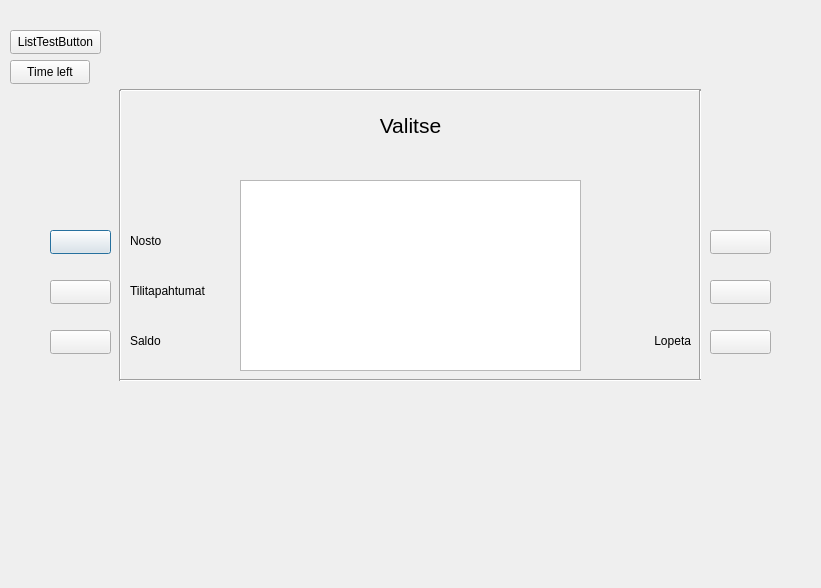
<?xml version="1.0" encoding="UTF-8"?>
<ui version="4.0">
 <class>bankwindow</class>
 <widget class="QDialog" name="bankwindow">
  <property name="geometry">
   <rect>
    <x>0</x>
    <y>0</y>
    <width>821</width>
    <height>588</height>
   </rect>
  </property>
  <property name="windowTitle">
   <string>Dialog</string>
  </property>
  <widget class="QPushButton" name="Button1">
   <property name="geometry">
    <rect>
     <x>50</x>
     <y>230</y>
     <width>61</width>
     <height>24</height>
    </rect>
   </property>
   <property name="text">
    <string/>
   </property>
  </widget>
  <widget class="QPushButton" name="Button2">
   <property name="geometry">
    <rect>
     <x>50</x>
     <y>280</y>
     <width>61</width>
     <height>24</height>
    </rect>
   </property>
   <property name="text">
    <string/>
   </property>
  </widget>
  <widget class="QPushButton" name="Button3">
   <property name="geometry">
    <rect>
     <x>50</x>
     <y>330</y>
     <width>61</width>
     <height>24</height>
    </rect>
   </property>
   <property name="text">
    <string/>
   </property>
  </widget>
  <widget class="QPushButton" name="Button4">
   <property name="geometry">
    <rect>
     <x>710</x>
     <y>230</y>
     <width>61</width>
     <height>24</height>
    </rect>
   </property>
   <property name="text">
    <string/>
   </property>
  </widget>
  <widget class="QPushButton" name="Button5">
   <property name="geometry">
    <rect>
     <x>710</x>
     <y>280</y>
     <width>61</width>
     <height>24</height>
    </rect>
   </property>
   <property name="text">
    <string/>
   </property>
  </widget>
  <widget class="QPushButton" name="Button6">
   <property name="geometry">
    <rect>
     <x>710</x>
     <y>330</y>
     <width>61</width>
     <height>24</height>
    </rect>
   </property>
   <property name="text">
    <string/>
   </property>
  </widget>
  <widget class="QLabel" name="statusLabel">
   <property name="geometry">
    <rect>
     <x>290</x>
     <y>110</y>
     <width>241</width>
     <height>31</height>
    </rect>
   </property>
   <property name="font">
    <font>
     <pointsize>16</pointsize>
    </font>
   </property>
   <property name="text">
    <string>Valitse</string>
   </property>
   <property name="alignment">
    <set>Qt::AlignCenter</set>
   </property>
  </widget>
  <widget class="QWidget" name="verticalLayoutWidget">
   <property name="geometry">
    <rect>
     <x>290</x>
     <y>180</y>
     <width>241</width>
     <height>191</height>
    </rect>
   </property>
   <layout class="QVBoxLayout" name="verticalLayout">
    <item>
     <widget class="QLabel" name="infoLabel1">
      <property name="text">
       <string/>
      </property>
     </widget>
    </item>
    <item>
     <widget class="QLabel" name="infoLabel2">
      <property name="text">
       <string/>
      </property>
     </widget>
    </item>
    <item>
     <widget class="QLabel" name="infoLabel3">
      <property name="text">
       <string/>
      </property>
     </widget>
    </item>
    <item>
     <widget class="QLabel" name="infoLabel4">
      <property name="text">
       <string/>
      </property>
     </widget>
    </item>
    <item>
     <widget class="QLabel" name="infoLabel5">
      <property name="text">
       <string/>
      </property>
     </widget>
    </item>
   </layout>
  </widget>
  <widget class="QLabel" name="buttonLabel1">
   <property name="geometry">
    <rect>
     <x>130</x>
     <y>230</y>
     <width>91</width>
     <height>21</height>
    </rect>
   </property>
   <property name="text">
    <string>Nosto</string>
   </property>
  </widget>
  <widget class="QLabel" name="buttonLabel2">
   <property name="geometry">
    <rect>
     <x>130</x>
     <y>280</y>
     <width>91</width>
     <height>21</height>
    </rect>
   </property>
   <property name="text">
    <string>Tilitapahtumat</string>
   </property>
  </widget>
  <widget class="QLabel" name="buttonLabel3">
   <property name="geometry">
    <rect>
     <x>130</x>
     <y>330</y>
     <width>91</width>
     <height>21</height>
    </rect>
   </property>
   <property name="text">
    <string>Saldo</string>
   </property>
  </widget>
  <widget class="QLabel" name="buttonLabel4">
   <property name="geometry">
    <rect>
     <x>600</x>
     <y>230</y>
     <width>91</width>
     <height>21</height>
    </rect>
   </property>
   <property name="text">
    <string/>
   </property>
   <property name="alignment">
    <set>Qt::AlignRight|Qt::AlignTrailing|Qt::AlignVCenter</set>
   </property>
  </widget>
  <widget class="QLabel" name="buttonLabel5">
   <property name="geometry">
    <rect>
     <x>600</x>
     <y>280</y>
     <width>91</width>
     <height>21</height>
    </rect>
   </property>
   <property name="text">
    <string/>
   </property>
   <property name="alignment">
    <set>Qt::AlignRight|Qt::AlignTrailing|Qt::AlignVCenter</set>
   </property>
  </widget>
  <widget class="QLabel" name="buttonLabel6">
   <property name="geometry">
    <rect>
     <x>600</x>
     <y>330</y>
     <width>91</width>
     <height>21</height>
    </rect>
   </property>
   <property name="text">
    <string>Lopeta</string>
   </property>
   <property name="alignment">
    <set>Qt::AlignRight|Qt::AlignTrailing|Qt::AlignVCenter</set>
   </property>
  </widget>
  <widget class="Line" name="line">
   <property name="geometry">
    <rect>
     <x>120</x>
     <y>80</y>
     <width>581</width>
     <height>20</height>
    </rect>
   </property>
   <property name="orientation">
    <enum>Qt::Horizontal</enum>
   </property>
  </widget>
  <widget class="Line" name="line_2">
   <property name="geometry">
    <rect>
     <x>110</x>
     <y>90</y>
     <width>20</width>
     <height>291</height>
    </rect>
   </property>
   <property name="orientation">
    <enum>Qt::Vertical</enum>
   </property>
  </widget>
  <widget class="Line" name="line_3">
   <property name="geometry">
    <rect>
     <x>690</x>
     <y>90</y>
     <width>20</width>
     <height>291</height>
    </rect>
   </property>
   <property name="orientation">
    <enum>Qt::Vertical</enum>
   </property>
  </widget>
  <widget class="QPushButton" name="pushButton">
   <property name="geometry">
    <rect>
     <x>10</x>
     <y>30</y>
     <width>91</width>
     <height>24</height>
    </rect>
   </property>
   <property name="text">
    <string>ListTestButton</string>
   </property>
  </widget>
  <widget class="Line" name="line_4">
   <property name="geometry">
    <rect>
     <x>120</x>
     <y>370</y>
     <width>581</width>
     <height>20</height>
    </rect>
   </property>
   <property name="orientation">
    <enum>Qt::Horizontal</enum>
   </property>
  </widget>
  <widget class="QTableView" name="logsTableView">
   <property name="geometry">
    <rect>
     <x>240</x>
     <y>180</y>
     <width>341</width>
     <height>191</height>
    </rect>
   </property>
  </widget>
  <widget class="QPushButton" name="pushButton_2">
   <property name="geometry">
    <rect>
     <x>10</x>
     <y>60</y>
     <width>80</width>
     <height>24</height>
    </rect>
   </property>
   <property name="text">
    <string>Time left</string>
   </property>
  </widget>
 </widget>
 <resources/>
 <connections/>
</ui>
